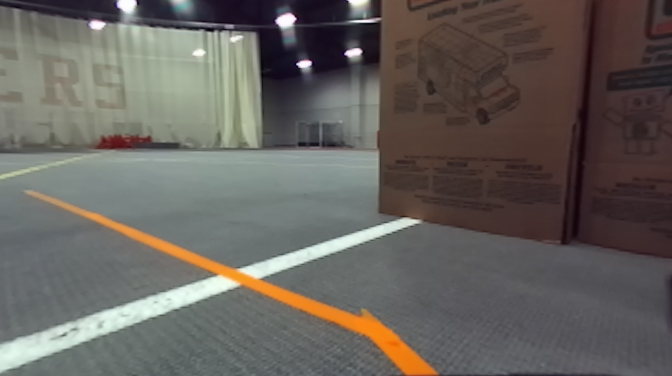
#> input picture visual_servoing_scripts/computer_vision/test_images_track/city-driving-line-following-3.png, 672 x 376 px
$ python color_segmentation.py   (older library calls are emulated)
#> lines starting #> are read from the running program, lines starting #| are printed output that depends on the picture; after the words box and inside, x2 and y2 are one past the last pixel; in counts of white or black regions, pixels touching at a corner belong together
import cv2
import numpy as np
import pdb
from collections import defaultdict
#################### X-Y CONVENTIONS #########################
# 0,0  X  > > > > >
#
#  Y
#
#  v  This is the image. Y increases downwards, X increases rightwards
#  v  Please return bounding boxes as ((xmin, ymin), (xmax, ymax))
#  v
#  v
#  v
###############################################################

def image_print(img, image_name="image"):
	"""
	Helper function to print out images, for debugging. Pass them in as a list.
	Press any key to continue.
	"""
	cv2.imshow(image_name, img)
	cv2.waitKey(0)
	# cv2.destroyAllWindows()

# [83 lines left out: functions cd_color_segmentation, isolate_orange, not called in this run]


def segment_angle_kmeans(lines, k=2, **kwargs):
	## https://stackoverflow.com/questions/46565975/find-intersection-point-of-two-lines-drawn-using-houghlines-opencv
	"""Groups lines based on angle with k-means.

    Uses k-means on the coordinates of the angle on the unit circle
    to segment `k` angles inside `lines`.
    """

	# Define criteria = (type, max_iter, epsilon)
	default_criteria_type = cv2.TERM_CRITERIA_EPS + cv2.TERM_CRITERIA_MAX_ITER
	criteria = kwargs.get('criteria', (default_criteria_type, 10, 1.0))
	flags = kwargs.get('flags', cv2.KMEANS_RANDOM_CENTERS)
	attempts = kwargs.get('attempts', 10)

	# returns angles in [0, pi] in radians
	angles = np.array([line[0][1] for line in lines])
	# multiply the angles by two and find coordinates of that angle
	pts = np.array([[np.cos(2*angle), np.sin(2*angle)]
					for angle in angles], dtype=np.float32)

	# run kmeans on the coords
	labels, centers = cv2.kmeans(pts, k, None, criteria, attempts, flags)[1:]
	labels = labels.reshape(-1)  # transpose to row vec

	# segment lines based on their kmeans label
	segmented = defaultdict(list)
	for i, line in enumerate(lines):
		segmented[labels[i]].append(line)
	segmented = list(segmented.values())
	return segmented

def intersection(line1, line2):
	# https://stackoverflow.com/questions/46565975/find-intersection-point-of-two-lines-drawn-using-houghlines-opencv
    """Finds the intersection of two lines given in Hesse normal form.

    Returns closest integer pixel locations.
    See https://stackoverflow.com/a/383527/5087436
    """
    rho1, theta1 = line1[0]
    rho2, theta2 = line2[0]
    A = np.array([
        [np.cos(theta1), np.sin(theta1)],
        [np.cos(theta2), np.sin(theta2)]
    ])
    b = np.array([[rho1], [rho2]])

	# return np.linalg.lstsq(A, b)[0]

    x0, y0 = np.linalg.lstsq(A, b, rcond=-1)[0]
    x0, y0 = int(np.round(x0)), int(np.round(y0))
    return [[x0, y0]]


def segmented_intersections(lines):
	# https://stackoverflow.com/questions/46565975/find-intersection-point-of-two-lines-drawn-using-houghlines-opencv
    """Finds the intersections between groups of lines."""

    intersections = []
    for i, group in enumerate(lines[:-1]):
        for next_group in lines[i+1:]:
            for line1 in group:
                for line2 in next_group:
                    intersections.append(intersection(line1, line2))

    return intersections

def self_intersections(lines):

	intersections = []


def lf_color_segmentation(img, template=None, pct=0.5, visualize=False): #pct specifies which portion of the image to look in
	"""
	Implement the cone detection using color segmentation algorithm
	Input:
		img: np.3darray; the input image with a cone to be detected. BGR.
		template_file_path; List of two tuples: (low values, high values) in where each value is (hue, sat, val)
		pct: float; specifies which portion of the image to look in for the line
	Return:
		bbox: ((x1, y1), (x2, y2)); the bounding box of the cone, unit in px
				(x1, y1) is the top left of the bbox and (x2, y2) is the bottom right of the bbox
	"""
#> called with pct = 0.5, visualize = True
	########## YOUR CODE STARTS HERE ##########
	horizontal_line_step = 60
	pixel_cutoff = pct

	# image_print(img) #prints image
	# bounding values: change for different lighting conditions in HSV
	if template is not None:
		lower_bounds = template[0]
		upper_bounds = template[1]
	else:
		lower_bounds = (5, 190, 100)
		upper_bounds = (40, 255, 255)

		# lower_bounds = (5, 200, 100)
		# upper_bounds = (35, 255, 255)

	hsv_img = cv2.cvtColor(img, cv2.COLOR_BGR2HSV) #converts bgr to hsv
#> hsv_img: shape (376, 672, 3); mean H, S, V 72.6, 44.9, 106.8
#> img is the input picture: shape (376, 672, 3); mean B, G, R 93.1, 97.8, 102.4
	img_shape = hsv_img.shape

	start_x = int(np.floor(img_shape[0]*(1-1)))
	hsv_img_cropped = hsv_img[start_x:,:]
	mask = cv2.inRange(hsv_img_cropped, lower_bounds, upper_bounds) #creates binary image with 1 = within bounds given
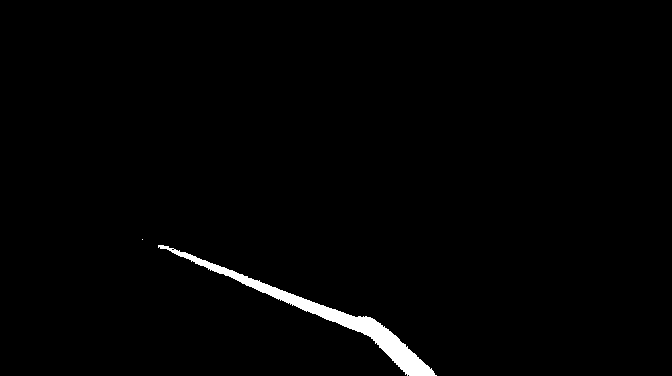
#> mask: shape (376, 672); 1.4% white; 2 white regions (1 under 20 px), largest, box (x1, y1, x2, y2) and area: (158, 245, 437, 376) 3490
	element = np.ones((5, 5), np.uint8) #kernel for erosion/dilation
	erosion_dst = cv2.erode(mask, element, iterations=1) #shrinks mask area down
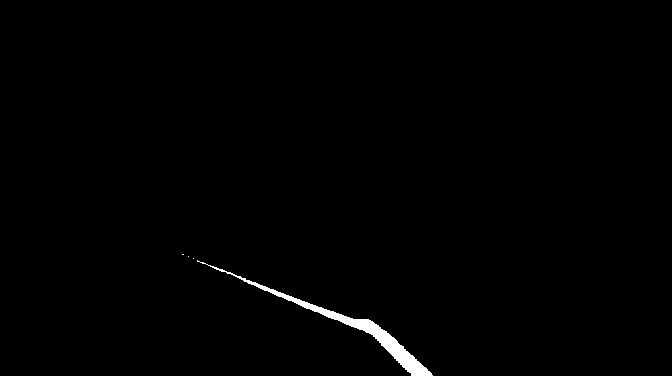
#> erosion_dst: shape (376, 672); 0.76% white; 4 white regions (3 under 20 px), largest, box (x1, y1, x2, y2) and area: (197, 260, 433, 376) 1919
	mask = cv2.dilate(erosion_dst, element, iterations=1) #increases mask area
#> mask: shape (376, 672); 1.3% white; 1 white region, box (x1, y1, x2, y2) and area: (180, 252, 435, 376) 3368
	# image_print(mask, "mask")

	### Now that we have a mask, do line detection
	canny_img = cv2.Canny(mask, 100, 200)
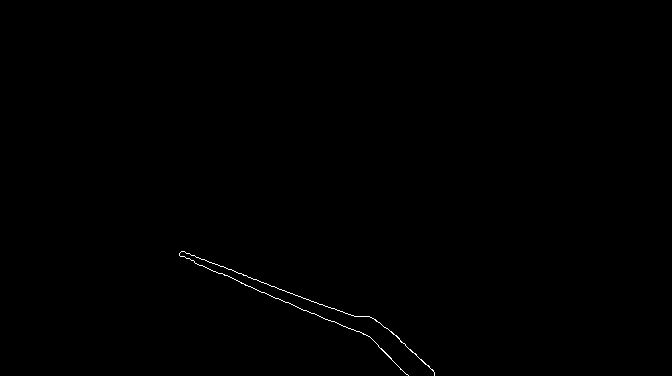
#> canny_img: shape (376, 672); 0.21% white in thin lines or dots, all inside (x1, y1, x2, y2) = (179, 251, 435, 376)

	# HoughLines(img, rho, theta, threshold, lines,)
	lines = cv2.HoughLines(canny_img, 1, np.pi/180, 50, None, 0, 0)
#> lines = [[169, 1.94], [166, 1.97], [160, 1.99], [176, 1.92], [173, 1.95], [183, 1.9], [163, 1.95], [-23, 2.36], [154, 2.01], [-24, 2.32]]

	# Add horizontal lines to the image [r = y-int, theta = pi/2]
	for intercept in range(0, int(img_shape[0] * pixel_cutoff), horizontal_line_step):
		# y = 0 is at the top
		lines = np.vstack((lines, np.array([[img_shape[0] - intercept, np.pi/2]])[np.newaxis, :, :]))
#> after the loop, lines = 14 rows, first 8: [169, 1.94], [166, 1.97], [160, 1.99], [176, 1.92], [173, 1.95], [183, 1.9], [163, 1.95], [-23, 2.36]


	if lines is not None:
		# Create three groups of lines
		segmented = segment_angle_kmeans(lines, k=3)
#> in segment_angle_kmeans, `angles = np.array([line[0][1] for line in lines])`: angles = [1.94, 1.97, 1.99, 1.92, 1.95, 1.9, 1.95, 2.36, 2.01, 2.32, 1.57, 1.57, 1.57, 1.57]
#> in segment_angle_kmeans, `pts = np.array([[np.cos(2*angle), np.sin(2*angle)] for angle in angles..`: pts = 14 rows, first 8: [-0.743, -0.669], [-0.695, -0.719], [-0.669, -0.743], [-0.766, -0.643], [-0.719, -0.695], [-0.788, -0.616], [-0.719, -0.695], [1.19e-08, -1]
#> in segment_angle_kmeans, `labels, centers = cv2.kmeans(pts, k, None, criteria, attempts, flags)[..`: labels = [0, 0, 0, 0, 0, 0, 0, 1, 0, 1, 2, 2, 2, 2]; centers = [[-0.718, -0.693], [-0.0349, -0.999], [-1, 1.22e-16]]
#> the loop in segment_angle_kmeans, `for i, line in enumerate(lines):` made 14 passes
#> segmented = [[[[169, 1.94]], [[166, 1.97]], [[160, 1.99]], [[176, 1.92]], [[173, 1.95]], [[183, 1.9]], [[163, 1.95]], [[154, 2.01]]], [[[-23, 2.36]], [[-24, 2.32]]], [[[376, 1.57]], [[316, 1.57]], [[256, 1.57]], [[196, 1.57]]]]

		# sorted by theta's distance from pi/2, reversed so we look at more vertical lines first
		segmented = sorted(segmented, key=lambda g: (g[0][0][1]-np.pi/2)**2, reverse=True)
#> segmented = [[[[-23, 2.36]], [[-24, 2.32]]], [[[169, 1.94]], [[166, 1.97]], [[160, 1.99]], [[176, 1.92]], [[173, 1.95]], [[183, 1.9]], [[163, 1.95]], [[154, 2.01]]], [[[376, 1.57]], [[316, 1.57]], [[256, 1.57]], [[196, 1.57]]]]

		# add the different groups by color to the base image
		if visualize:
			group_colors = [(0, 0, 255), (255, 0, 0), (25, 25, 25)]
			for g_idx, group in enumerate(segmented):
				# print("Group "+str(g_idx)+" has angle: "+str(group[0][0][1]))
				for l_idx, l in enumerate(group):
					rho = l[0][0]
					theta = l[0][1]
					a = np.cos(theta)
					b = np.sin(theta)
					x0 = a * rho
					y0 = b * rho
					pt1 = (int(x0 + 1000*(-b)), int(y0 + 1000*(a)))
					pt2 = (int(x0 - 1000*(-b)), int(y0 - 1000*(a)))
#> this loop made 3 passes
#> group on passes 1, 3: [[[-23, 2.36]], [[-24, 2.32]]], [[[376, 1.57]], [[316, 1.57]], [[256, 1.57]], [[196, 1.57]]]

					# UNCOMMENT THE LINE BELOW TO SEE THE LINES!
					# cv2.line(img, pt1, pt2, group_colors[g_idx], 2, cv2.LINE_AA)

		# first two line groupings are theoretically the lines we care about
		# the third line group should be the horizontal group
		main_intersections = np.array(segmented_intersections(segmented[:2]))
#> main_intersections = 16 rows, first 8: [347, 314], [370, 337], [374, 342], [346, 313], [368, 335], [345, 312], [350, 317], [379, 347]
		lower_intersections = np.array(segmented_intersections([segmented[0], segmented[2]]))
#> lower_intersections = [[409, 376], [349, 316], [289, 256], [229, 196], [438, 376], [374, 316], [310, 256], [245, 196]]
		upper_intersections = np.array(segmented_intersections(segmented[1:]))
#> upper_intersections = 32 rows, first 8: [508, 376], [352, 316], [195, 256], [39, 196], [461, 376], [320, 316], [178, 256], [37, 196]

		# average point of the two main classes intersecting
		average_point = np.rint(np.average(main_intersections, axis=0)).astype(np.int32)
#> average_point = [[383, 337]]
		# cv2.circle(img, tuple(average_point[0].tolist()), 5, (255, 255, 0), 1)

		# find the points intersecting with the lower classification and the horizontal lines
		filter_lower = lower_intersections[:,:,1] > average_point[0][1]
#> filter_lower = [True, False, False, False, True, False, False, False]
		lower_intersections_to_use = lower_intersections[filter_lower, :]
#> lower_intersections_to_use = [[409, 376], [438, 376]]
		# draw them (but not anymore)
		# for idx, pt in enumerate(lower_intersections_to_use): cv2.circle(img, tuple(pt), 5, (0, 255, 255), 1)

		# finds the points intersecting with the upper classification and the horizontal lines
		filter_upper = upper_intersections[:,:,1] < average_point[0][1]
		upper_intersections_to_use = upper_intersections[filter_upper, :]
#> upper_intersections_to_use = 24 rows, first 8: [352, 316], [195, 256], [39, 196], [320, 316], [178, 256], [37, 196], [316, 316], [182, 256]
		# draw them (but not anymore)
		# for idx, pt in enumerate(upper_intersections_to_use): cv2.circle(img, tuple(pt), 5, (255, 0, 255), 1)

		# create a trajectory using the average intersection point moving upwards
		yboundary = average_point[0][1]
#> yboundary = 337
		points_in_trajectory = [tuple(average_point[0].tolist())]
#> points_in_trajectory = [(383, 337)]
		for intercept in range(0, int(img_shape[0]*pixel_cutoff), horizontal_line_step):
			# y = 0 is at the top
			# lines = np.vstack((lines, np.array([[img_shape[0] - intercept, np.pi/2]])[np.newaxis, :, :]))
			yval = img_shape[0] - intercept

			# are we considering the lower class?
			if yval > yboundary:
				# yes! look at that
				new_filter = lower_intersections_to_use[:,1] == yval
				new_point = np.average(lower_intersections_to_use[new_filter,:],axis=0).astype(np.int32)


				pass
			else:
				# no! look at  the upper class
				new_filter = upper_intersections_to_use[:,1] == yval
				new_point = np.average(upper_intersections_to_use[new_filter,:], axis=0).astype(np.int32)

			points_in_trajectory.append(tuple(new_point.tolist()))
#> this loop made 4 passes
#> (new_filter, new_point) on pass 1: ([True, True], [423, 376])
#> after the loop, points_in_trajectory = [(383, 337), (423, 376), (334, 316), (185, 256), (35, 196)]

		# sort the points from nearest to the bottom to the farthest
		points_in_trajectory = sorted(points_in_trajectory, key=lambda p: p[1], reverse=True)
#> points_in_trajectory = [(423, 376), (383, 337), (334, 316), (185, 256), (35, 196)]

		if visualize:
			# paint the trajectory on the image using a dark-to-teal gradient
			for idx, pt in enumerate(points_in_trajectory): cv2.circle(img, tuple(pt), 5, (255*idx/len(points_in_trajectory), 255*idx/len(points_in_trajectory), 0), 1)
#> this loop made 5 passes
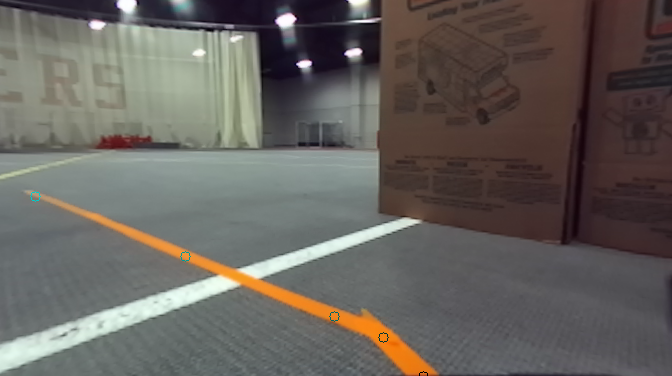
#> img: shape (376, 672, 3); 0.05% of pixels changed, all inside (x1, y1, x2, y2) = (30, 191, 428, 376)

			image_print(img, "image with trajectory")
		# Now that we have a trajectory, we should return the points
		return points_in_trajectory


	# we couldn't find any lines :(
	return None

# [7 lines of commented-out code are left out]


if __name__ == '__main__':
	_img = cv2.imread("./test_images_track/city-driving-line-following-3.png")
	lf_color_segmentation(_img, visualize=True)

$ run again, with visual_servoing_scripts/computer_vision/test_images_track/city-driving-line-following-2.png copied over visual_servoing_scripts/computer_vision/test_images_track/city-driving-line-following-3.png
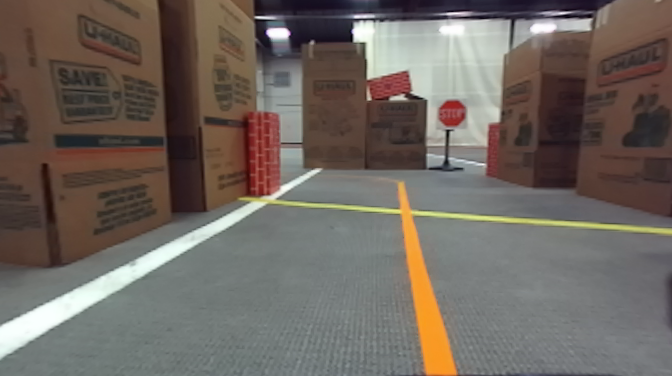
#> input picture visual_servoing_scripts/computer_vision/test_images_track/city-driving-line-following-2.png, 672 x 376 px
#> hsv_img: shape (376, 672, 3); mean H, S, V 55.6, 53.6, 114.3
#> in lf_color_segmentation, img is the input picture: shape (376, 672, 3); mean B, G, R 95.4, 102.2, 110.9
#> in lf_color_segmentation, `mask = cv2.inRange(hsv_img_cropped, lower_bounds, upper_bounds)`:
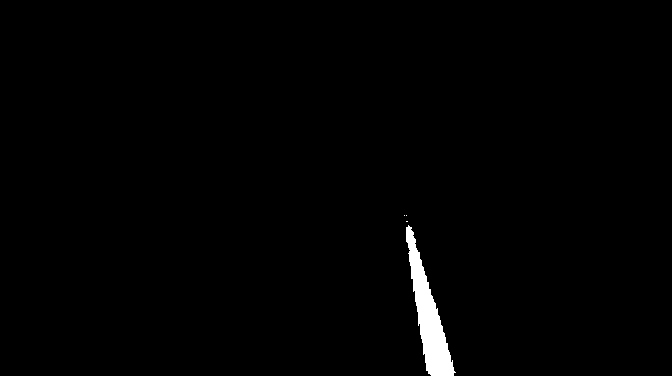
#> mask: shape (376, 672); 1.1% white; 4 white regions (3 under 20 px), largest, box (x1, y1, x2, y2) and area: (406, 225, 456, 376) 2709
#> erosion_dst: shape (376, 672); 0.77% white; 1 white region, box (x1, y1, x2, y2) and area: (408, 229, 452, 376) 1948
#> canny_img: shape (376, 672); 0.12% white in thin lines or dots, all inside (x1, y1, x2, y2) = (405, 226, 454, 376)
#> in lf_color_segmentation, `lines = cv2.HoughLines(canny_img, 1, np.pi/180, 50, None, 0, 0)`: lines = [[-326, 2.84], [-363, 2.98], [-319, 2.83], [-369, 3], [-356, 2.97], [-334, 2.86]]
#> after the loop in lf_color_segmentation, `for intercept in range(0, int(img_shape[0] * pixel_cutoff), horizontal..`: lines = [[-326, 2.84], [-363, 2.98], [-319, 2.83], [-369, 3], [-356, 2.97], [-334, 2.86], [376, 1.57], [316, 1.57], [256, 1.57], [196, 1.57]]
#> angles = [2.84, 2.98, 2.83, 3, 2.97, 2.86, 1.57, 1.57, 1.57, 1.57]
#> pts = [[0.829, -0.559], [0.951, -0.309], [0.809, -0.588], [0.961, -0.276], [0.94, -0.342], [0.848, -0.53], [-1, 1.22e-16], [-1, 1.22e-16], [-1, 1.22e-16], [-1, 1.22e-16]]
#> labels = [2, 1, 2, 1, 1, 2, 0, 0, 0, 0]; centers = [[-1, 1.22e-16], [0.951, -0.309], [0.829, -0.559]]
#> the loop in segment_angle_kmeans, `for i, line in enumerate(lines):` made 10 passes
#> in lf_color_segmentation, `segmented = segment_angle_kmeans(lines, k=3)`: segmented = [[[[-326, 2.84]], [[-319, 2.83]], [[-334, 2.86]]], [[[-363, 2.98]], [[-369, 3]], [[-356, 2.97]]], [[[376, 1.57]], [[316, 1.57]], [[256, 1.57]], [[196, 1.57]]]]
#> in lf_color_segmentation, `segmented = sorted(segmented, key=lambda g: (g[0][0][1]-np.pi/2)**2, r..`: segmented = [[[[-363, 2.98]], [[-369, 3]], [[-356, 2.97]]], [[[-326, 2.84]], [[-319, 2.83]], [[-334, 2.86]]], [[[376, 1.57]], [[316, 1.57]], [[256, 1.57]], [[196, 1.57]]]]
#> the loop in lf_color_segmentation, `for g_idx, group in enumerate(segmented): # print("Group "+str(g_idx)+..` made 3 passes
#> group on passes 1 to 3: [[[-363, 2.98]], [[-369, 3]], [[-356, 2.97]]], [[[-326, 2.84]], [[-319, 2.83]], [[-334, 2.86]]], [[[376, 1.57]], [[316, 1.57]], [[256, 1.57]], [[196, 1.57]]]
#> main_intersections = [[396, 181], [398, 193], [392, 156], [400, 192], [401, 202], [397, 172], [390, 159], [392, 175], [384, 127]]
#> lower_intersections = [[427, 376], [418, 316], [408, 256], [399, 196], [425, 376], [417, 316], [409, 256], [400, 196], [428, 376], [417, 316], [407, 256], [396, 196]]
#> upper_intersections = [[456, 376], [438, 316], [419, 256], [401, 196], [458, 376], [438, 316], [419, 256], [399, 196], [455, 376], [438, 316], [421, 256], [404, 196]]
#> average_point = [[394, 173]]
#> filter_lower = [True, True, True, True, True, True, True, True, True, True, True, True]
#> lower_intersections_to_use has the same summary as lower_intersections
#> filter_upper = [False, False, False, False, False, False, False, False, False, False, False, False]
#> upper_intersections_to_use = empty array
#> yboundary = 173
#> in lf_color_segmentation, `points_in_trajectory = [tuple(average_point[0].tolist())]`: points_in_trajectory = [(394, 173)]
#> the loop in lf_color_segmentation, `for intercept in range(0, int(img_shape[0]*pixel_cutoff), horizontal_l..` made 4 passes
#> new_point on passes 1 to 4: [426, 376], [417, 316], [408, 256], [398, 196]
#> after the loop in lf_color_segmentation, `for intercept in range(0, int(img_shape[0]*pixel_cutoff), horizontal_l..`: points_in_trajectory = [(394, 173), (426, 376), (417, 316), (408, 256), (398, 196)]
#> in lf_color_segmentation, `points_in_trajectory = sorted(points_in_trajectory, key=lambda p: p[1]..`: points_in_trajectory = [(426, 376), (417, 316), (408, 256), (398, 196), (394, 173)]
#> the loop in lf_color_segmentation, `for idx, pt in enumerate(points_in_trajectory): cv2.circle(img, tuple(..` made 5 passes
#> after the loop in lf_color_segmentation, `for idx, pt in enumerate(points_in_trajectory): cv2.circle(img, tuple(..`:
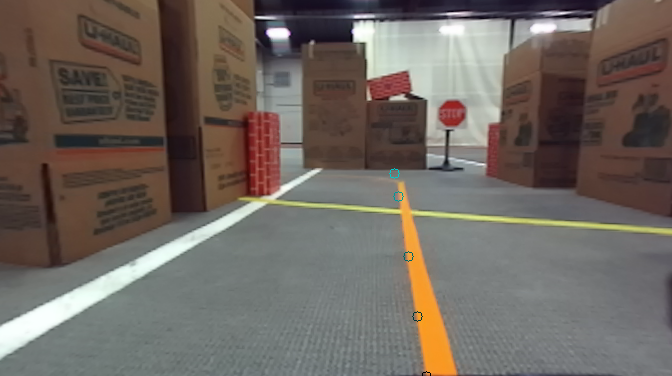
#> img: shape (376, 672, 3); 0.05% of pixels changed, all inside (x1, y1, x2, y2) = (389, 168, 431, 376)
